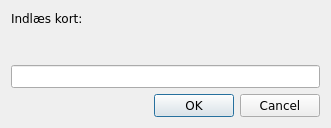
<ui version="4.0" >
 <class>readCardDialog</class>
 <widget class="QDialog" name="readCardDialog" >
  <property name="windowModality" >
   <enum>Qt::ApplicationModal</enum>
  </property>
  <property name="geometry" >
   <rect>
    <x>0</x>
    <y>0</y>
    <width>331</width>
    <height>128</height>
   </rect>
  </property>
  <property name="windowTitle" >
   <string>FVK: Indlæs kort</string>
  </property>
  <layout class="QVBoxLayout" >
   <item>
    <widget class="QLabel" name="label" >
     <property name="font" >
      <font>
       <family>DejaVu Sans</family>
      </font>
     </property>
     <property name="text" >
      <string>Indlæs kort:</string>
     </property>
     <property name="textFormat" >
      <enum>Qt::PlainText</enum>
     </property>
    </widget>
   </item>
   <item>
    <spacer>
     <property name="font" >
      <font>
       <family>DejaVu Sans</family>
      </font>
     </property>
     <property name="orientation" >
      <enum>Qt::Vertical</enum>
     </property>
     <property name="sizeHint" >
      <size>
       <width>20</width>
       <height>40</height>
      </size>
     </property>
    </spacer>
   </item>
   <item>
    <widget class="QLineEdit" name="cardnoField" >
     <property name="font" >
      <font>
       <family>DejaVu Sans</family>
      </font>
     </property>
    </widget>
   </item>
   <item>
    <widget class="QDialogButtonBox" name="buttonBox" >
     <property name="font" >
      <font>
       <family>DejaVu Sans</family>
      </font>
     </property>
     <property name="orientation" >
      <enum>Qt::Horizontal</enum>
     </property>
     <property name="standardButtons" >
      <set>QDialogButtonBox::Cancel|QDialogButtonBox::NoButton|QDialogButtonBox::Ok</set>
     </property>
    </widget>
   </item>
  </layout>
 </widget>
 <resources/>
 <connections>
  <connection>
   <sender>buttonBox</sender>
   <signal>accepted()</signal>
   <receiver>readCardDialog</receiver>
   <slot>accept()</slot>
   <hints>
    <hint type="sourcelabel" >
     <x>248</x>
     <y>254</y>
    </hint>
    <hint type="destinationlabel" >
     <x>157</x>
     <y>274</y>
    </hint>
   </hints>
  </connection>
  <connection>
   <sender>buttonBox</sender>
   <signal>rejected()</signal>
   <receiver>readCardDialog</receiver>
   <slot>reject()</slot>
   <hints>
    <hint type="sourcelabel" >
     <x>316</x>
     <y>260</y>
    </hint>
    <hint type="destinationlabel" >
     <x>286</x>
     <y>274</y>
    </hint>
   </hints>
  </connection>
 </connections>
</ui>
